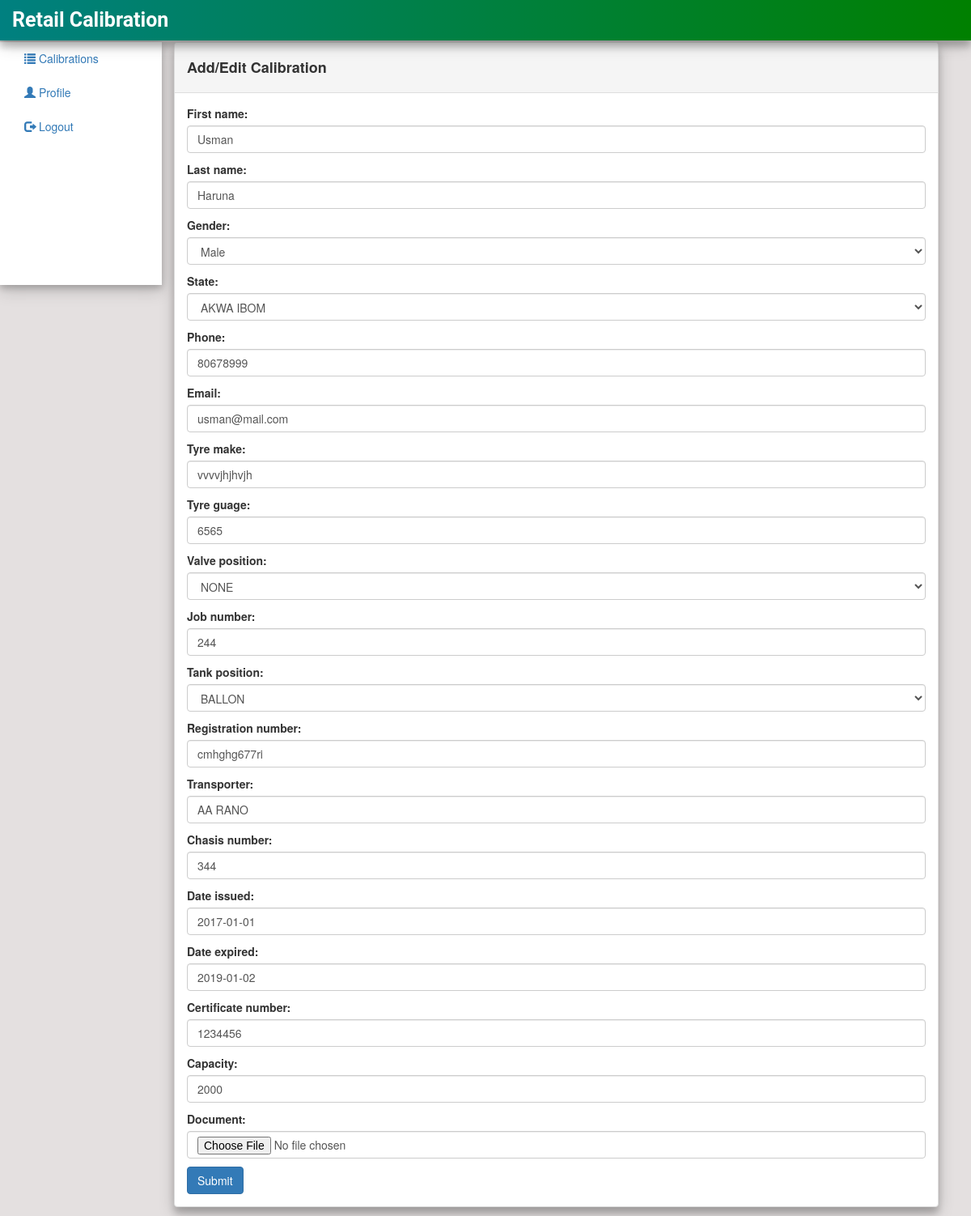
Screenshot of /edit/1 (signed in) with the database file from the repository.
### calibrate/models.py (models this page shows, shortened)
class Calibration(models.Model):
    first_name = models.CharField(max_length=200)
    last_name = models.CharField(max_length=200)
    GENDER_CHOICES = (
        ('M', 'MALE'),
        ('F', 'FEMALE')
    )
    gender = models.CharField(max_length = 1, choices =GENDER_CHOICES)
    STATE_CHOICE = (
        ('ABIA', 'ABIA'),
        ('ADAMAWA', 'ADAMAWA'),
        ('AKWA IBOM', 'AKWA IBOM'),
        ('KANO', 'KANO')
    )
    state = models.CharField(max_length = 20, choices = STATE_CHOICE)
    phone = models.IntegerField(blank=True, null=True)
    email = models.EmailField(max_length=200)
    tyre_make = models.CharField(max_length=200)
    tyre_guage = models.IntegerField(blank=True, null=True)
    VALVE_POSITION_CHOICES = (
        ('OPEN', 'OPEN'),
        ('CLOSE', 'CLOSE'),
        ('NONE', 'NONE')
    )
    valve_position = models.CharField(max_length =20, choices = VALVE_POSITION_CHOICES)
    job_number = models.IntegerField(blank=True, null=True)
    TANK_POSITION_CHOICES = (
        ('BALLON', 'BALLON'),
        ('SPRING', 'SPRING')
    )
    tank_position = models.CharField(max_length=200, choices=TANK_POSITION_CHOICES)
    registration_number= models.CharField(max_length=200)
    transporter = models.CharField(max_length=200)
    chasis_number = models.CharField(max_length=200)
    date_issued = models.DateField(blank=True, null=True)
    date_expired = models.DateField(blank=True, null=True)
    certificate_number = models.IntegerField(default=0)
    capacity = models.IntegerField(default=0)
    document = models.FileField(upload_to='documents', blank=True, null=True)

### calibrate/views.py (the view)
# urls.py: path('edit/<int:pk>', views.CalibrationUpdate.as_view(), name='calibration_edit'),
class CalibrationUpdate(LoginRequiredMixin, UpdateView):
    model = Calibration
    form_class = CalibrationForm
    success_url = reverse_lazy('calibrate:calibration_list')

### calibrate/templates/calibrate/calibration_form.html
{% extends "calibrate/base.html" %} {% block content %}
<div class="col-sm-10">
    <div class="panel panel-default">
        <div class="panel-heading">
            <h4><strong>Add/Edit Calibration </strong></h4>
        </div>
        <div class="panel-body">
            <form method="post" enctype="multipart/form-data">{% csrf_token %} {{ form.as_p }}
                <input type="submit" class="btn btn-primary" value="Submit">
            </form>
        </div>
    </div>
</div>
</div>
{% endblock %}

### calibrate/static/css/mystyle.css (style rules this page uses)
.panel { box-shadow: 0 8px 8px 0 rgba(0, 0, 0, 0.19), 0 6px 20px 0 rgba(0, 0, 0, 0.19); margin-top: 52px; }

### rows the page displays
Calibration: first_name "Usman", last_name "Haruna", gender "Male", state "AKWA IBOM", phone "80678999", email "usman@mail.com", tyre_make "vvvvjhjhvjh", tyre_guage "6565", valve_position "NONE", job_number "244", tank_position "BALLON", registration_number "cmhghg677ri", transporter "AA RANO", chasis_number "344", date_issued "2017-01-01", date_expired "2019-01-02", certificate_number "1234456", capacity "2000"
